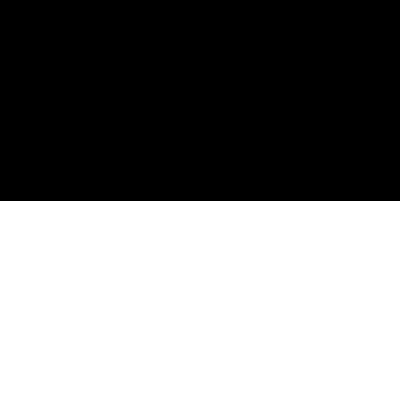
Frame 1 (no input)
Frame 60 (the mouse pressed at the canvas centre just before this capture): identical to frame 1, image omitted
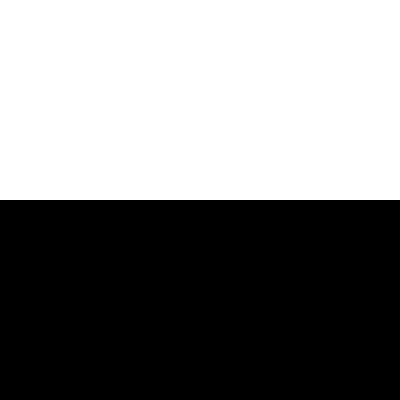
Frame 120 (the mouse held since frame 60 and released just before this capture)

The Processing sketch that drew these frames (run headless with seeded random() and noise(); from frame 60 on, the mouse is pressed at the canvas centre):

// Processing sketch: sketch_140509a
// ── sketch_140509a.pde
void setup(){
  size(400,400);
}

void draw(){
  background(255);
  fill(0);
  if(mouseY < height/2){
    rect(0,0,width,height/2);
  }else{
    rect(0,height/2,width,height);
  }
}
